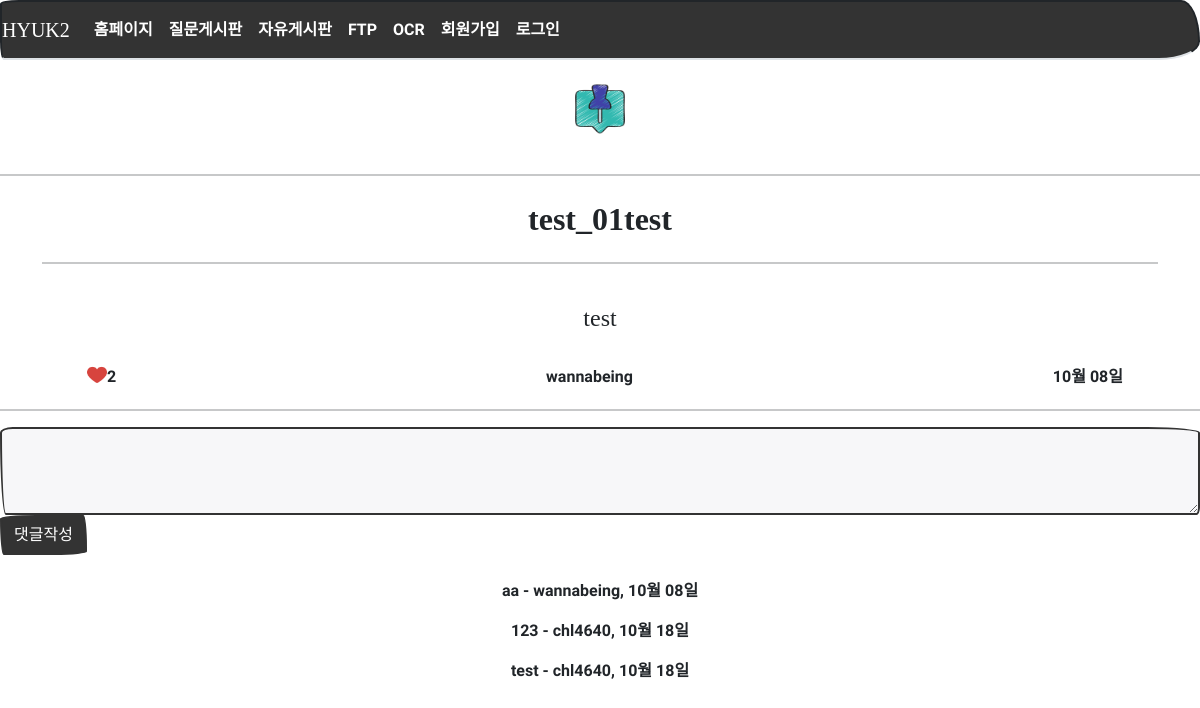
Page /board/detail/3/ on the committed database.
### models.py (models this page shows)
class Board(db.Model):
    id = db.Column(db.Integer, primary_key=True)
    subject = db.Column(db.String(200), nullable=False)
    content = db.Column(db.Text(), nullable=False)
    create_date = db.Column(db.DateTime(), nullable=False)
    user_id = db.Column(db.Integer, db.ForeignKey('user.id', ondelete='CASCADE'), nullable=False)
    user = db.relationship('User', backref=db.backref('board_set'))     # 나중에 자신이 작성한 글을 user.board_set 으로 참조할 수 있다.
    modify_date = db.Column(db.DateTime(), nullable=True)
    hits = db.Column(db.Integer, nullable=False, default='0')
    voter = db.relationship('User', secondary=board_voter, backref=db.backref('board_voter_set'))

class User(db.Model):
    id = db.Column(db.Integer, primary_key=True)    # id는 자동으로 증가하는 User 모델의 기본키
    username = db.Column(db.String(150), unique=True, nullable=False)
    password = db.Column(db.String(200), nullable=False)
    name = db.Column(db.String(150), nullable=False)
    email = db.Column(db.String(120), unique=True, nullable=False)

class Comment(db.Model):
    id = db.Column(db.Integer, primary_key=True)
    user_id = db.Column(db.Integer, db.ForeignKey('user.id', ondelete='CASCADE'), nullable=False)
    user = db.relationship('User', backref=db.backref('comment_set'))
    content = db.Column(db.Text(), nullable=False)
    create_date = db.Column(db.DateTime(), nullable=False)
    modify_date = db.Column(db.DateTime())
    board_id = db.Column(db.Integer, db.ForeignKey('board.id', ondelete='CASCADE'), nullable=True)
    board = db.relationship('Board', backref=db.backref('comment_set'))
    answer_id = db.Column(db.Integer, db.ForeignKey('answer.id', ondelete='CASCADE'), nullable=True)
    answer = db.relationship('Answer', backref=db.backref('comment_set'))
    voter = db.relationship('User', secondary=comment_voter, backref=db.backref('comment_voter_set'))

### views/board_views.py (the view)
@bp.route('/detail/<int:board_id>/')
def detail(board_id):
    form = BoardForm()
    board = Board.query.get_or_404(board_id)
    board.hits += 1
    db.session.add(board)
    db.session.commit()
    return render_template('board/board_detail.html', board=board, form=form)

### forms.py
class BoardForm(FlaskForm):
    subject = StringField('제목', validators=[DataRequired('제목을 입력하세용')])
    content = TextAreaField('내용', validators=[DataRequired('내용을 입력하세용')])

### filter.py (called while the page is built)
def format_datetime(value, fmt='%m월 %d일'):
    now = datetime.now()
    time = now - value
    if time < timedelta(minutes=1):
        return '방금 전'
    elif time < timedelta(hours=1):
        return str(int(time.seconds / 60)) + '분 전'
    elif time < timedelta(days=1):
        return str(int(time.seconds / 3600)) + '시간 전'
    elif time < timedelta(days=7):
        time = datetime.now().date() - value.date()
        return str(time.days) + '일 전'
    else:
        return value.strftime(fmt)

### views/login_views.py (called while the page is built)
@bp.before_app_request
def logged_in_user():
    user_id = session.get('user_id')
    if user_id is None:
        g.user = None
    else:
        g.user = User.query.get(user_id)

### templates/board/board_detail.html (shortened to what this page needs)
{% extends 'base.html' %}
{% block content %}
        <div>
  	        <center>
  	            <br>
  	            <img src="{{ url_for('static',filename='images/board.png') }}"
                     width="50" style="margin-left: auto; margin-right: auto; display: block;" />
  	            <br>
  	        <hr width="100%" color="black" />
  	    </div>
<div class="container my-3 text-center">
    <h2 class="py-2" style="font-weight:bolder">{{ board.subject }}</h2>
    <hr width="100%" color="black" /><br>
        <h4>{{ board.content }}</h4> <br>
        <div class="d-flex justify-content-between detail_q_title">
            <div class="d-flex" style="margin: 0px 10px">
                    {% if board.voter|length > 0 %}
                    <a href="#" class="recommend" data-uri="{{ url_for('vote.board', board_id=board.id) }}">
                        <img src="{{ url_for('static',filename='images/after_like.png') }}"
                        width="20" style="margin-left: auto; margin-right: auto; display: block;" />
                    </a>
                    {% else %}
                    <a href="#" class="recommend" data-uri="{{ url_for('vote.board', board_id=board.id) }}">
                        <img src="{{ url_for('static',filename='images/before_like.png') }}"
                        width="20" style="margin-left: auto; margin-right: auto; display: block;" />
                    </a>
                    {% endif %}
                    <div class="bg-light text-center font-weight-bolder mb-1">{{ board.voter|length }}</div>
            </div>
            <div class="d-flex">
            {{ board.user.username }}
            </div>
            <div class="d-flex">
            {% if board.modify_date %}
                <p>{{ board.modify_date|datetime }}(수정)</p>
            {% else %}
                {{ board.create_date|datetime }}
            {% endif %}
            </div>
        </div>
</div>
<hr width="100%" color="black" />
<form action="{{ url_for('comment.create_board', board_id=board.id) }}" method="post" class="my-3">
        <div class="form-group">
            <textarea {% if not g.user %}disabled{% endif %}
                    name="content" id="content" class="form-control" rows="3"></textarea>
        </div>
        <input type="submit" value="댓글작성" class="btn btn-primary center">
    </form>
{% if board.comment_set|length > 0 %}
<div class="my-3 text-center">
    {% for comment in board.comment_set %}
    <div class="py-2">
        <span style="white-space: pre-line;">{{ comment.content }}</span>
        <span>
            - {{ comment.user.username }}, {{ comment.create_date|datetime }}
        </span>
    </div>
    {% endfor %}
</div>
{% endif %}
<br><br>
{% endblock %}

### static/css/style.css (style rules this page uses)
.detail_q_title { padding: 0px 35px; }

### rows in the picture
Board: subject "test_01test", content "test", create_date "10월 08일"
User: user.username "wannabeing"
Comment: content "aa", user.username "wannabeing", create_date "10월 08일"
Comment: content "123", user.username "chl4640", create_date "10월 18일"
Comment: content "test", user.username "chl4640", create_date "10월 18일"

### other values in the picture
{{ board.voter|length }} "2"
